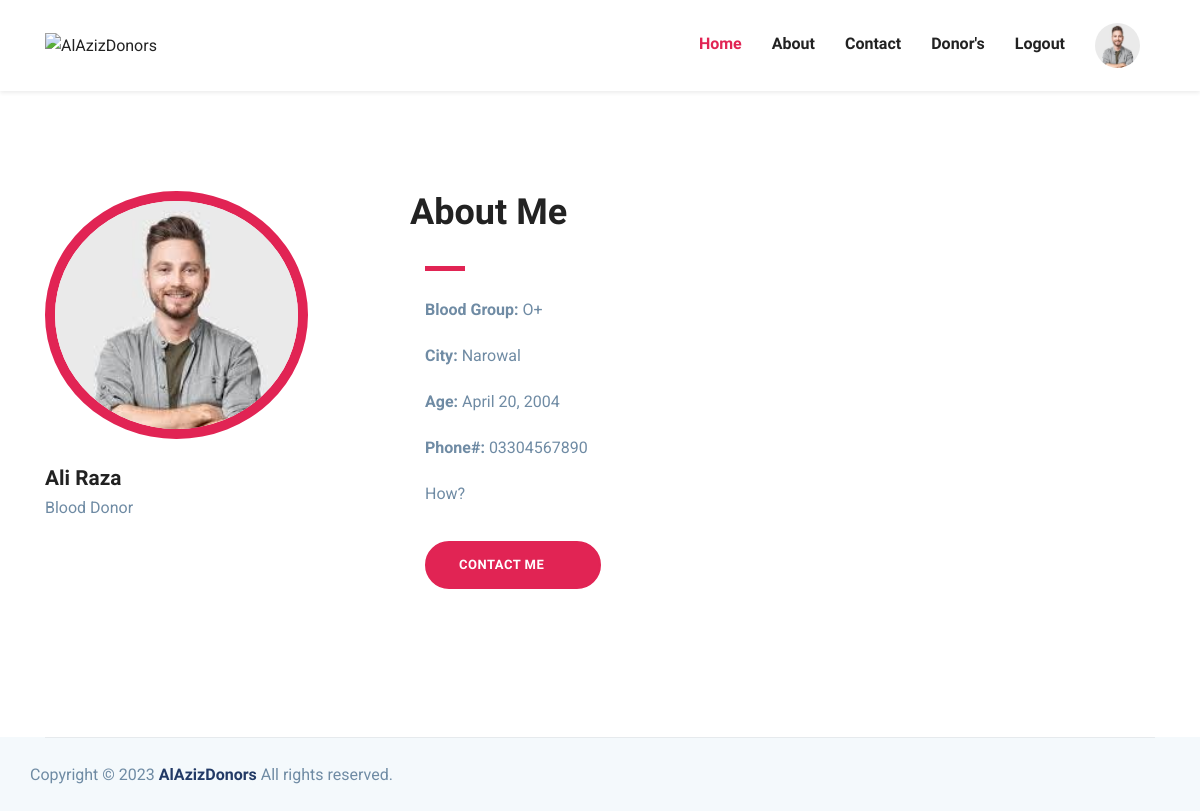
/profile/ (signed in), run on the app's committed database.
### base/models.py (models this page shows, shortened)
class DonorRegister(models.Model):
    fname = models.CharField(max_length=50, blank=False, null=False)
    lname = models.CharField(max_length=50, blank=False, null=False)
    phone = models.CharField(max_length=11, blank=False, null=False)
    city = models.CharField(max_length=50, blank=False, null=False)
    bgroup = models.CharField(max_length=3, blank=False, null=False)
    donorid = models.CharField(max_length=15, unique=True)
    more = models.TextField(null=True, blank=True)
    dob = models.DateField(null=False, blank=False)
    ldonation = models.DateField(null=True, blank=True)
    img = models.ImageField(upload_to='images/', null=True, blank=True)
    user = models.OneToOneField(User, on_delete=models.CASCADE, unique=True, null=True, blank=True)

### base/views.py (the view)
# urls.py: path('profile/', views.ProfileView.as_view(), name="profile"),
class ProfileView(View):
    template_name = "volunteer-profile.html"
    def get(self, request):
        try:
            donor = DonorRegister.objects.get(user=request.user)
            context = {'donor': donor}
            return render(request, self.template_name, context)
        except:
            return redirect('register')

### base/context_processors.py (called while the page is built)
def user_image(request):
    user_image_url = None
    if request.user.is_authenticated:
        try:
            user_data = DonorRegister.objects.get(user=request.user)
            user_image_url = user_data.img.url if user_data.img else None
        except DonorRegister.DoesNotExist:
            user_image_url = None
    return {'user_image_url': user_image_url}

### templates/volunteer-profile.html (shortened to what this page needs)
{% extends 'partials/index.html' %}
{% load static %}
{% block body %}
<section class="section ">
    <div class="container">
        <div class="row">
            <div class="col-lg-4 col-md-6">
                <div class="">
                    <img class="profile-image"
                        src="{% if donor.img %}{{ donor.img.url }}{% else %}{% static 'assets/images/default.png' %}{% endif %}"
                        alt="User Image">
                    <div class="info-block mt-4">
                        <h4 class="mb-0">{{ donor.fname }} {{ donor.lname }}</h4>
                        <p>Blood Donor</p>
                    </div>
                </div>
            </div>
            <div class="col-lg-8 col-md-6">
                <div class="donor-details mt-4 mt-lg-0">
                    <div class="row">
                        <div>
                            <h2 class="text-md">About Me</h2>
                        </div>
                        <div class="ml-2">
                            {% if user.is_authenticated %}
                            {% if user == donor.user %}
                            <a href="{% url 'update' donor.pk %}" class="btn btn-outline-secondary">
                                <i class="icofont-edit icon-large"></i>
                            </a>
                            <a href="{% url 'delete' donor.pk %}" class="btn btn-outline-danger">
                                <i class="icofont-trash icon-large"></i>
                            </a>
                            {% endif %}
                            {% endif %}
                        </div>
                    </div>
                    <div class="divider my-4"></div>
                    <p><strong>Blood Group: </strong>{{ donor.bgroup }}</p>
                    <p><strong>City: </strong>{{ donor.city }}</p>
                    <p><strong>Age: </strong>{{ donor.dob }}</p>
                    <p><strong>Phone#: </strong>{{ donor.phone }}</p>
                    <p>{{ donor.more }}</p>
                    <a href="tel:{{ donor.phone }}" class="btn btn-main-2 btn-round-full mt-3">
                        Contact Me <i class="icofont-simple-right ml-2"></i>
                    </a>
                </div>
            </div>
        </div>
    </div>
</section>
{% endblock body %}

### static/assets/css/style.css (style rules this page uses)
html { overflow-x: hidden; }
body { line-height: 1.6; font-family: "Roboto", sans-serif; -webkit-font-smoothing: antialiased; font-size: 16px; color: #6F8BA4; font-weight: 400; overflow-x: hidden; }
h1, .h1, h2, .h2, h3, .h3, h4, .h4, h5, .h5, h6, .h6 { font-family: "Exo", sans-serif; font-weight: 700; color: #222; }
h2, .h2 { font-size: 44px; }
h4, .h4 { font-size: 1.3rem; line-height: 30px; }
p { line-height: 30px; }
.btn { display: inline-block; font-size: 14px; font-size: 0.8125rem; font-weight: 700; letter-spacing: 0.5px; padding: 0.75rem 2rem; font-family: "Exo", sans-serif; text-transform: uppercase; border-radius: 5px; border: 2px solid transparent; transition: all 0.35s ease; }
.btn-main-2 { background: #e12454; color: #fff; border-color: #e12454; }
.btn-round-full { border-radius: 50px; }
.section { padding: 100px 0; }
.text-md { font-size: 2.25rem; }
a { color: #222; text-decoration: none; transition: all 0.35s ease; }
.divider { width: 40px; height: 5px; background: #e12454; }
.profile-image { width: 75%; height: 75%; object-fit: cover; border: #e12454 10px solid; border-radius: 50%; }

### data on the page
DonorRegister: img (picture), fname "Ali", lname "Raza", bgroup "O+", city "Narowal", dob "April 20, 2004", phone "03304567890", more "How?"
